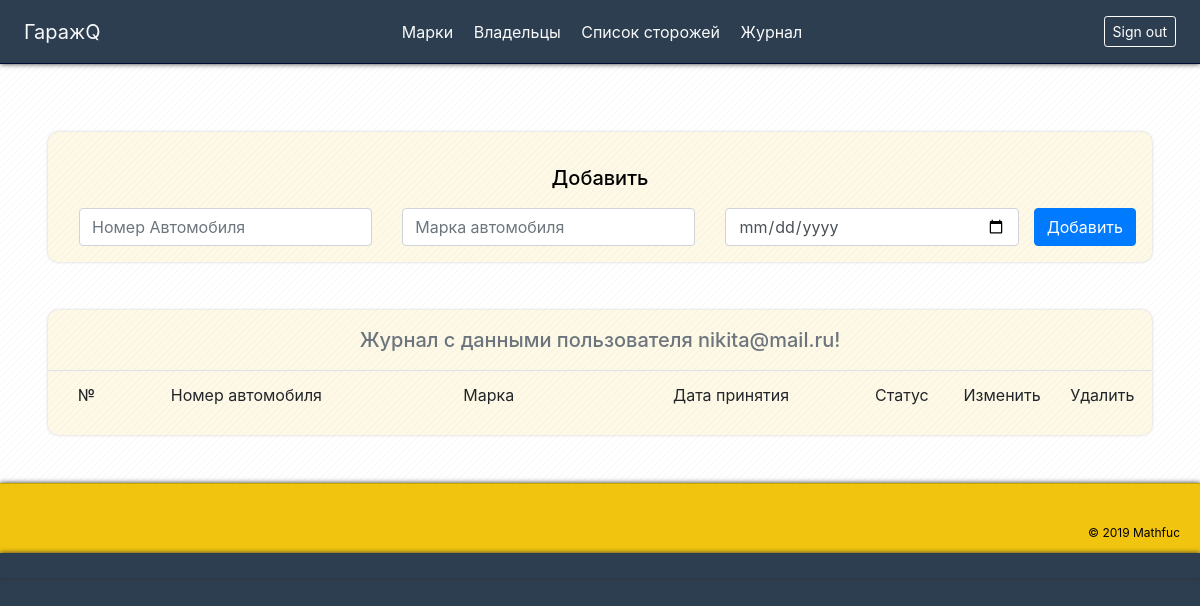
The page /journal_simple.php (signed in) on the database as committed earlier.
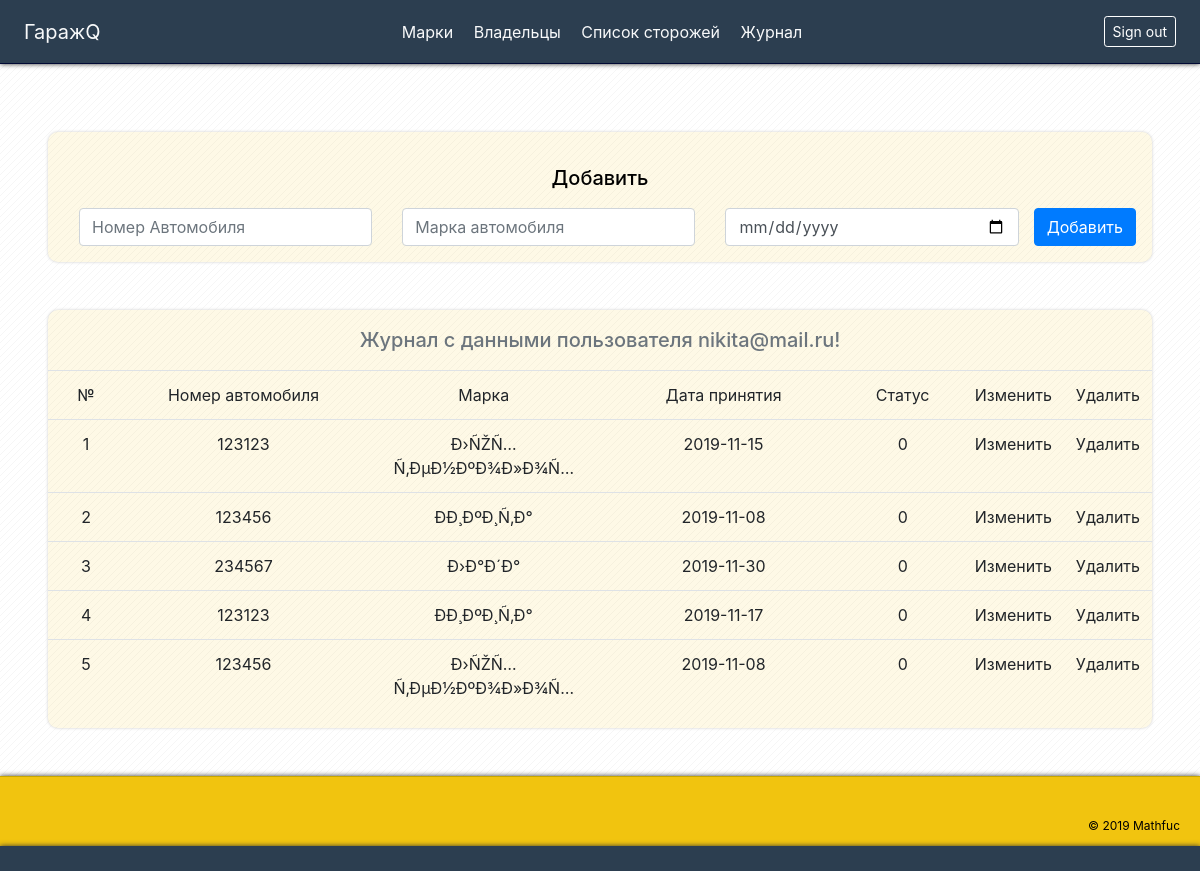
The same page on the database as committed later.
### tables this page shows
CREATE TABLE `journal_notes` (
  `id` int(11) NOT NULL,
  `user_id` int(11) NOT NULL,
  `number` varchar(12) NOT NULL,
  `mark_id` int(11) NOT NULL,
  `date` date NOT NULL,
  `status` bit(1) NOT NULL DEFAULT b'0'
);

CREATE TABLE `marks` (
  `id` int(11) NOT NULL,
  `mark_name` varchar(255) NOT NULL
);

### php/journal/get_and_add_journal_data.php (called while the page is built, shortened)
<?php
function get_journal(PDO $connection, $user_id){
    $query = "SELECT
    number, mark_name, date, status
FROM
    journal_notes
INNER JOIN marks ON journal_notes.mark_id = marks.id
WHERE
    user_id = ?";
    $sdh = $connection->prepare($query);
    $sdh->execute(array($user_id));
    return $sdh->fetchAll(PDO::FETCH_ASSOC);
}

### php/journal/html_produce.php (the view, shortened to what this page needs)
<?php
function authorized_journal_html_produce($data, $email)
{
    $code = '<caption>
        <h5>Журнал с данными пользователя '."$email".'!</h5>
    </caption>
    <tr>
        <td width="7%">№</td>
        <td width="22%">Номер автомобиля</td>
        <td width="22%">Марка</td>
        <td width="22%">Дата принятия</td>
        <td width="9%">Статус</td>
        <td width="9%">Изменить</td>
        <td width="9%">Удалить</td>
    </tr> ';
    for ($i = 1; $i <= count($data); $i++) {
        $r = $data[$i - 1];
        $code .= '<tr>
            <td width="7%">'.$i.'</td>';
            $code .= '<td width="22%">'.$r['number'].'</td>
            <td width="22%">'.$r['mark_name'].'</td>
            <td width="22%">'.$r['date'].'</td>
            <td width="11%">'.$r['status'].'</td>
            <td width="8%">Изменить</td>
            <td width="8%">Удалить</td>
        </tr>';
    }
    return $code;
}
?>

### journal_simple.php (shortened to what this page needs)
<!DOCTYPE html>
<html lang="ru">
<head>
    <link rel="stylesheet" href="css/main.css">
    <link rel="stylesheet" href="css/bootstrap.css">
</head>
<body>
    <?php
    require_once('php/general/header.php');
    ?>
    <main>
		<?php if (isset($_SESSION['user_id'])) {?>
		<article class="m-5 p-3 entry">
			<h5>Добавить</h5>
			<form action="journal.php" class="form" method = "post" id = "form">
				<div class="container">
					<div class="row">
						<div class="form-label-group col-sm">
							<input type="text" name="number" id="Number" class="form-control" placeholder="Номер Автомобиля" required autofocus>
						</div>
						<div class="form-label-group col-sm">
							<input type="text" name="mark" id="Mark" class="form-control" placeholder="Марка автомобиля" required autofocus>
						</div>
						<div class="form-label-group col-sm">
							<input type="date" name="date" id="Date" class="form-control" placeholder="Дата добавления" required autofocus>
						</div class="form-label-group col-sm">
                        <button class="btn btn-primary" type="submit">Добавить</button>
                    </div>
                </div>
		    </form>
		</article>
		<?php }?>
        <article class="m-5 entry">
            <table class="table">
            <?php
            require_once ('php/journal/user_journal.php');
            ?>
            </table>
        </article>
    </main>
    <?php
    require_once('php/general/footer.php');
    ?>
</body>
</html>

### php/general/header.php
<header class="d-flex flex-column flex-md-row align-items-center p-3 px-md-4 border-bottom page-header">
    <a class="main-label my-0 mr-md-auto font-weight-normal text-light" href = "index.php">ГаражQ</a>
    <nav class="my-2 my-md-0 mr-md-auto ml-md-auto">
        <a class="p-2 text-light" href="marks.php">Марки</a>
        <a class="p-2 text-light" href="owners.php">Владельцы</a>
        <a class="p-2 text-light" href="list_of_security.php">Список сторожей</a>
        <a class="p-2 text-light" href="journal.php">Журнал</a>
    </nav>
    <div class="my-md-0 ml-md-auto d-flex align-items-center">
        <a class="btn btn-sm btn-outline-secondary"
            <?php
            if (!isset($_SESSION['email'])){
                echo "href='auth.php'" ?> > Sign in
            <?php
            } else {
                echo "href='php/general/logout.php'" ?> > Sign out
            <?php
            }
            ?>
        </a>
    </div>
</header>

### php/journal/user_journal.php (shortened to what this page needs)
<?php
require_once('get_and_add_journal_data.php');
require_once ('html_produce.php');
$connection = connect('database', 'root', '');
if (isset($_SESSION['email']) && isset($_SESSION['user_id']) ) {
    $email = $_SESSION['email'];
    $user_id = $_SESSION['user_id'];
    $table = get_journal($connection, $user_id);
    echo authorized_journal_html_produce($table, $email);
} else {
    echo unauthorized_journal_html_produce();
}
?>

### php/general/footer.php
<footer class="page-footer border-top">
    <section class="copyright">
        © 2019 Mathfuc
    </section>
</footer>
<div class="podfooter"></div>

### css/main.css (style rules this page uses)
html, body { margin: 0; padding: 0; font-size: 100%; font-family: "Arial", "Helvetica Neue", "Helvetica", sans-serif; color: white; background-color: #2c3e50; }
td { text-align: center; }
tr:first-child { padding-left: 10px !important; }
tr:last-child { padding-right: 10px !important; }
caption { caption-side: top !important; padding: 0 !important; }
.main-label { padding-top: 1px; font-size: 20px; }
header a:link { color: white; }
header.page-header { position: relative; z-index: 5; min-height: 20px; padding: 20px; background-color: #2c3e50; box-shadow: 0 0 5px 0 #333333; border-bottom: 1px solid #000934 !important; }
header .btn { color: white !important; border-color: white !important; }
h1, h2, h5 { margin: 0 !important; padding: 18px; text-align: center; }
main { min-height: 200px; color: black; padding-top: 20px; background-color: white; }
main::after, .slides::after { content: ""; display: table; clear: both; }
article.entry { min-height: 100px; margin: 0 60px 40px; background-color: rgba(241, 196, 15, 0.1); border-radius: 10px; box-shadow: 0 0 3px #cccccc; }
.entry::after { content: ""; display: table; clear: both; }
footer.page-footer { min-height: 50px; max-height: 70px; padding: 20px; font-size: 14px; color: black; background-color: #f1c40f; border-top: 1px solid #c7a500 !important; background-repeat: repeat-x; background-position: 0 0, 0 0, 0 100%, 0 100%; background-size: 12px 12px; box-shadow: 0 0 5px 0 #333333; }
.podfooter { height: 25px; width: 100%; background-color: #2C3E50; box-shadow: 0 0 5px 0 #333333; }
.page-footer::after { content: ""; display: table; clear: both; }
.page-footer .copyright { float: right; padding-top: 20px; font-size: 12px; }

Rows that differ between the two databases and show on the page:
added journal_notes: number "123123", mark.mark_name "Ð›ÑŽÑ…Ñ‚ÐµÐ½ÐºÐ¾Ð»Ð¾Ñ…", date "2019-11-15", status "0"
added journal_notes: number "123456", mark.mark_name "ÐÐ¸ÐºÐ¸Ñ‚Ð°", date "2019-11-08", status "0"
added journal_notes: number "234567", mark.mark_name "Ð›Ð°Ð´Ð°", date "2019-11-30", status "0"
added journal_notes: number "123123", mark.mark_name "ÐÐ¸ÐºÐ¸Ñ‚Ð°", date "2019-11-17", status "0"
added journal_notes: number "123456", mark.mark_name "Ð›ÑŽÑ…Ñ‚ÐµÐ½ÐºÐ¾Ð»Ð¾Ñ…", date "2019-11-08", status "0"
